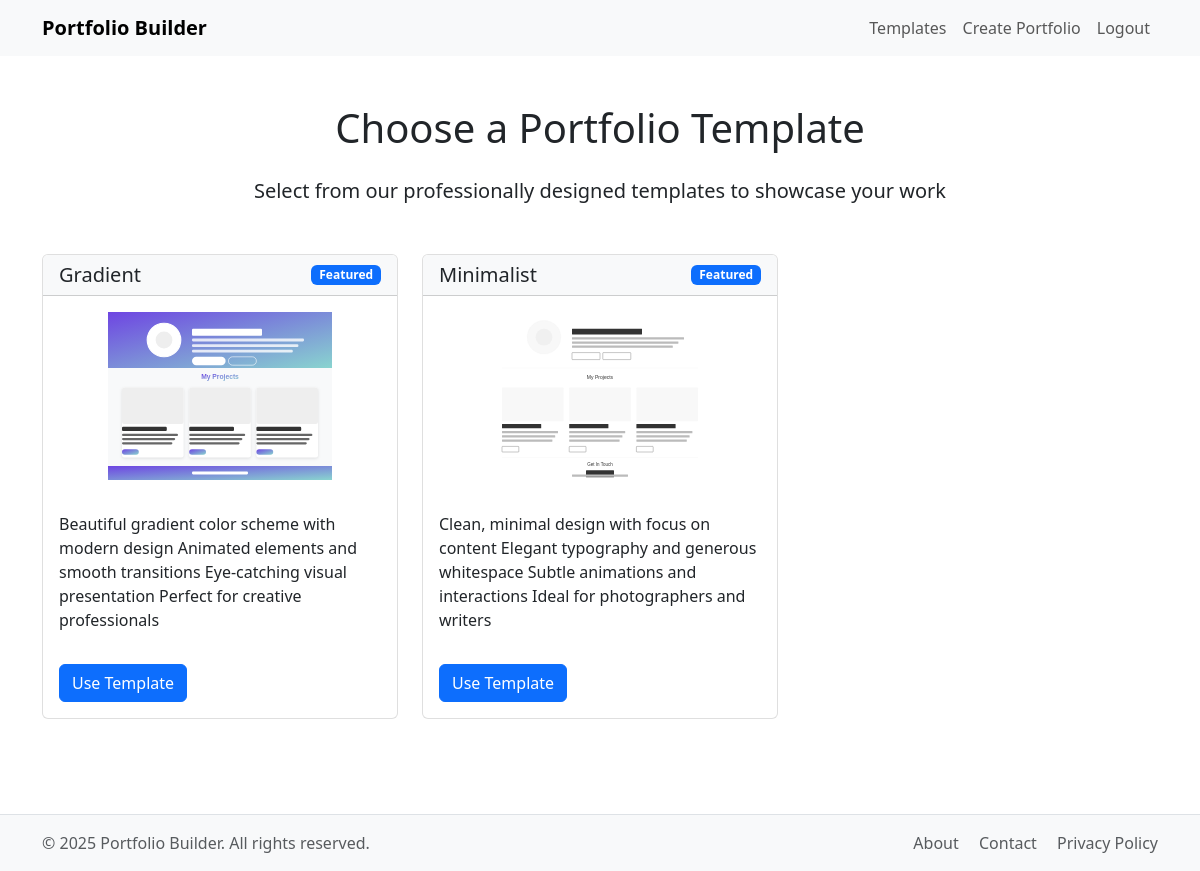
The app's page /portfolio/templates/ (signed in) with its own data.
### portfolio/models.py (models this page shows, shortened)
class Template(models.Model):
    name = models.CharField(max_length=100)
    description = models.TextField()
    thumbnail = models.ImageField(upload_to='thumbnails/')
    preview_url = models.URLField(blank=True)
    is_active = models.BooleanField(default=True)
    created_at = models.DateTimeField(auto_now_add=True)
    def __str__(self):
        return self.name

### portfolio/views.py (the view)
# urls.py: path("templates/", views.template_selection, name="templates"),
@login_required
def template_selection(request):
    templates = Template.objects.filter(is_active=True)
    print(templates)
    return render(request, 'portfolio/template_selection.html', {'templates': templates})

### portfolio/templates/portfolio/template_selection.html (shortened to what this page needs)
{% extends 'base.html' %}
{% block content %}
<div class="container mt-5 mb-5">
    <h1 class="mb-4 text-center">Choose a Portfolio Template</h1>
    <p class="lead text-center mb-5">Select from our professionally designed templates to showcase your work</p>
    <div class="row">
        {% for template in templates %}
        <div class="col-lg-4 col-md-6 mb-4">
            <div class="card template-card h-100">
                <div class="card-header bg-light d-flex justify-content-between align-items-center">
                    <h5 class="mb-0">{{ template.name }}</h5>
                    <span class="badge bg-primary">Featured</span>
                </div>
                <img src="{{ template.thumbnail.url }}" class="card-img-top p-3" alt="{{ template.name }}" style="height: 200px; object-fit: contain;">
                <div class="card-body d-flex flex-column">
                    <p class="card-text flex-grow-1">{{ template.description }}</p>
                    <div class="d-flex justify-content-between align-items-center mt-3">
                        <div class="btn-group">
                            <a href="{% url 'create_portfolio' %}?template={{ template.id }}" class="btn btn-primary">Use Template</a>
                        </div>
                    </div>
                </div>
            </div>
        </div>
        {% endfor %}
    </div>
</div>
<footer class="footer mt-auto py-3 bg-light">
    <div class="container">
        <div class="row">
            <div class="col-md-6">
                <p class="text-muted mb-0">&copy; {% now "Y" %} Portfolio Builder. All rights reserved.</p>
            </div>
            <div class="col-md-6 text-end">
                <a class="text-muted text-decoration-none me-3">About</a>
                <a class="text-muted text-decoration-none me-3">Contact</a>
                <a class="text-muted text-decoration-none">Privacy Policy</a>
            </div>
        </div>
    </div>
</footer>
{% endblock %}

### portfolio/templates/base.html (style rules this page uses)
.footer { margin-top: 3rem; padding: 1rem 0; background-color: #f8f9fa; }

### portfolio/templates/portfolio/template_selection.html (style rules this page uses)
.template-card { transition: transform 0.3s ease; border: 1px solid rgba(0,0,0,.125); }
.footer { position: fixed; bottom: 0; width: 100%; background-color: #f8f9fa; border-top: 1px solid #dee2e6; }
body { padding-bottom: 80px; }

### records on screen
Template: name "Gradient", thumbnail (picture), description "Beautiful gradient color scheme with modern design Animated elements and smooth transitions Eye-catching visual presentation Perfect for creative professionals"
Template: name "Minimalist", thumbnail (picture), description "Clean, minimal design with focus on content Elegant typography and generous whitespace Subtle animations and interactions Ideal for photographers and writers"
